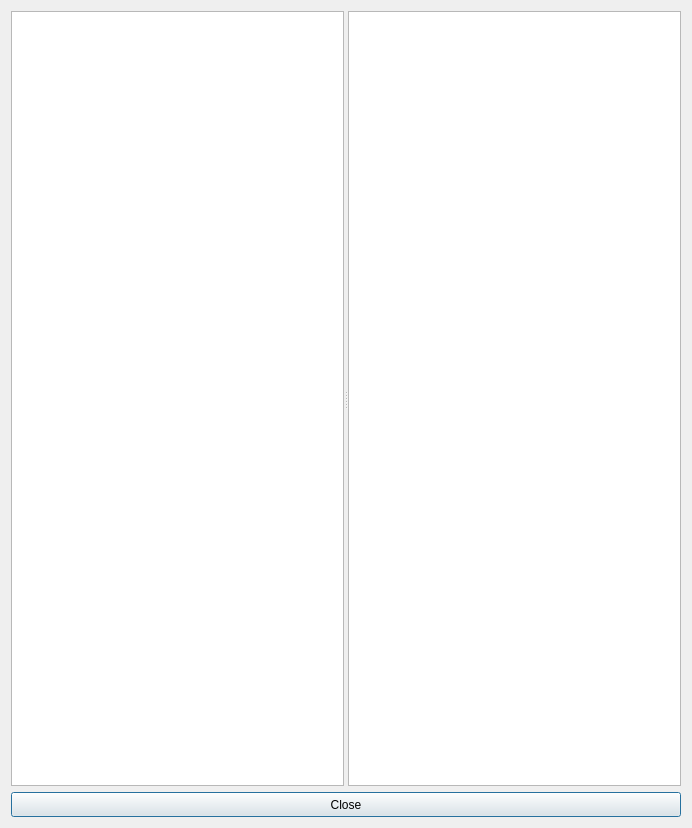
<?xml version="1.0" encoding="UTF-8"?>
<ui version="4.0">
 <class>TypeViewerWindow</class>
 <widget class="QDialog" name="TypeViewerWindow">
  <property name="geometry">
   <rect>
    <x>0</x>
    <y>0</y>
    <width>692</width>
    <height>828</height>
   </rect>
  </property>
  <property name="windowTitle">
   <string>Properties Viewer</string>
  </property>
  <layout class="QHBoxLayout" name="horizontalLayout">
   <item>
    <layout class="QVBoxLayout" name="verticalLayout_4">
     <item>
      <widget class="QSplitter" name="splitter">
       <property name="orientation">
        <enum>Qt::Horizontal</enum>
       </property>
       <widget class="QListView" name="typesListView"/>
       <widget class="QTableView" name="typePropertiesView"/>
      </widget>
     </item>
     <item>
      <widget class="QPushButton" name="closeButton">
       <property name="maximumSize">
        <size>
         <width>16777215</width>
         <height>25</height>
        </size>
       </property>
       <property name="text">
        <string>Close</string>
       </property>
      </widget>
     </item>
    </layout>
   </item>
  </layout>
 </widget>
 <resources/>
 <connections/>
</ui>
